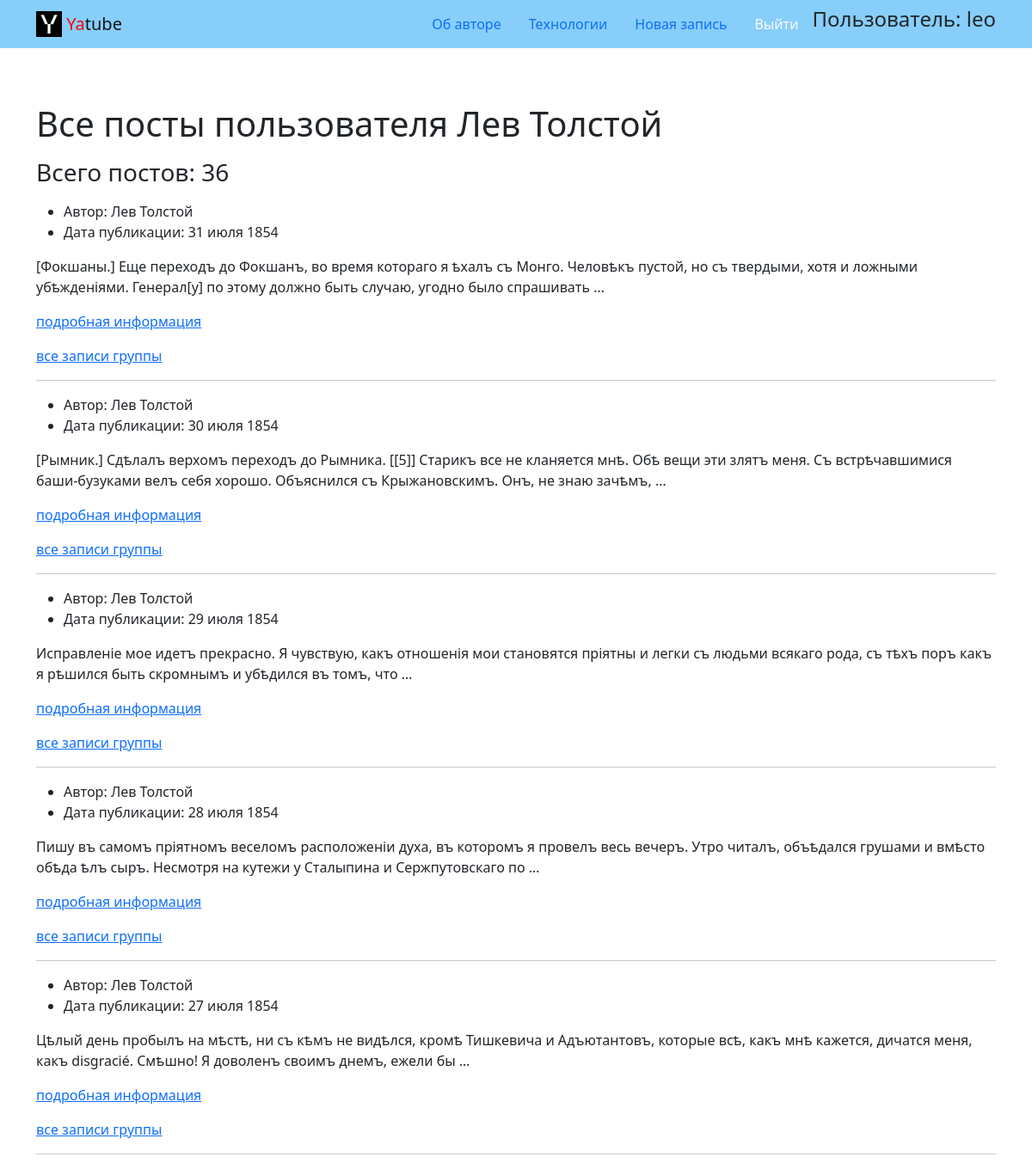
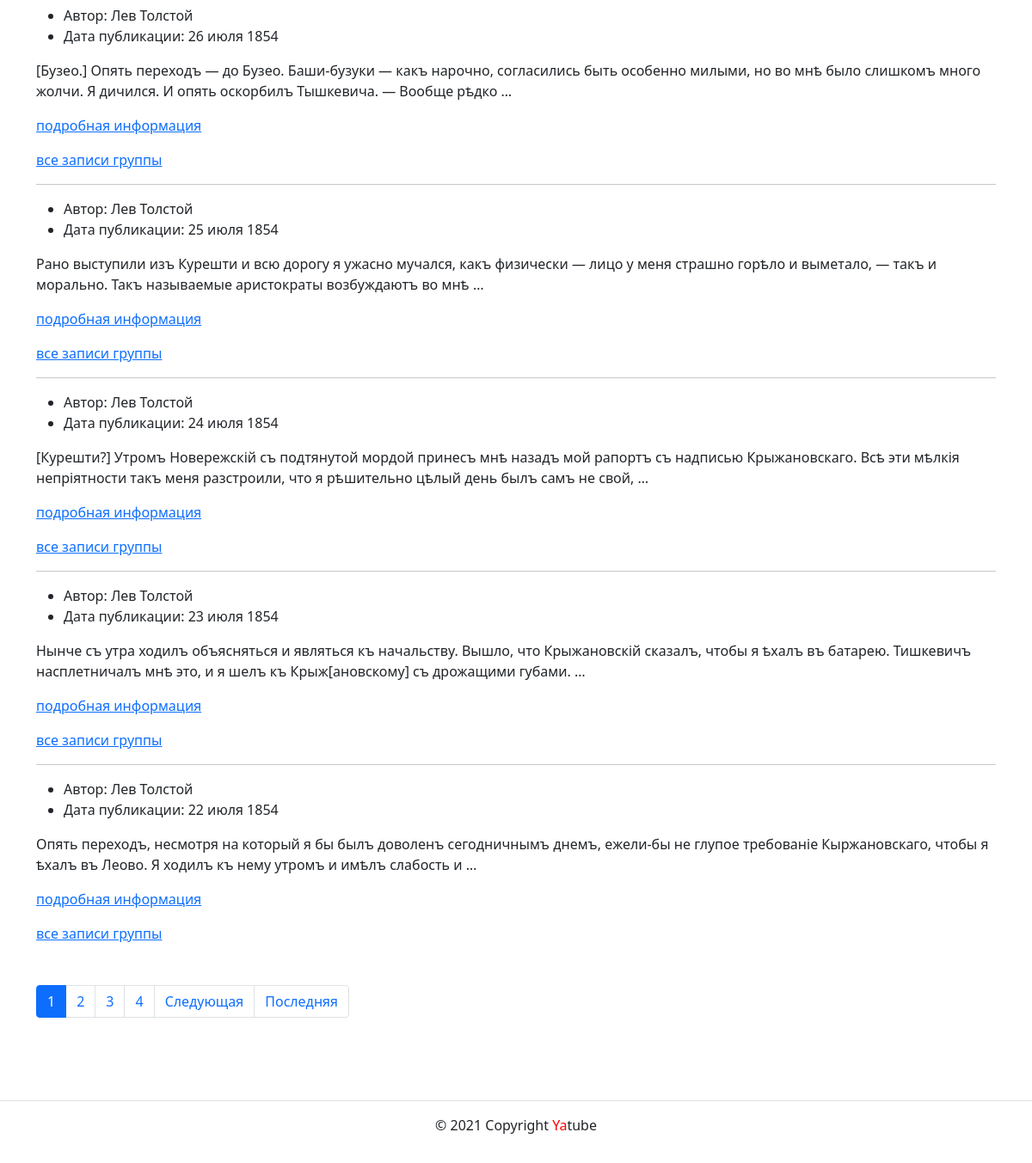
The page /profile/leo/ on the database its author committed (2 pictures, top to bottom).
### posts/models.py (models this page shows, shortened)
class Post(models.Model):
    text = models.TextField(
        verbose_name='Текст поста*', help_text='Текст нового поста'
    )
    pub_date = models.DateTimeField(
        auto_now_add=True, verbose_name='Дата публикации')
    group = models.ForeignKey(
        'Group',
        on_delete=models.SET_NULL,
        blank=True, null=True,
        max_length=255,
        related_name='posts',
        verbose_name='Группа',
        help_text='Группа, к которой будет относиться пост'
    )
    author = models.ForeignKey(
        User,
        on_delete=models.CASCADE,
        related_name='posts',
        verbose_name='Автор'
    )
    class Meta:
        ordering = ['-pub_date']

### posts/views.py (the view)
# urls.py: path('profile/<str:username>/', views.profile, name='profile'),
def profile(request, username):
    user = User.objects.get(username=username)
    posts = Post.objects.filter(author=user)
    paginator = Paginator(posts, settings.PAGE_POST)
    page_number = request.GET.get('page')
    page_obj = paginator.get_page(page_number)
    num_post = Post.objects.filter(author=user).count()
    context = {
        'user': user,
        'page_obj': page_obj,
        'num_post': num_post,
    }
    return render(request, 'posts/profile.html', context)

### core/context_processors/year.py (called while the page is built)
def year(request):
    return {
        'year': datetime.datetime.today().year,
    }

### templates/posts/profile.html (shortened to what this page needs)
{% extends 'base.html' %}
{% block content %}
<p><h1> Все посты пользователя  {{ user.get_full_name }} </h1></p>
<p><h3>Всего постов: {{ num_post }} </h3></p>
{% for post in page_obj %}
  <ul>
    <li>
      Автор: {{ post.author.get_full_name }}
    </li>
    <li>
      Дата публикации: {{ post.pub_date|date:"d E Y" }}
    </li>
  </ul>
  <p>{{ post.text|truncatewords:30}}</p>
  <p class="link-read-post"><a href="{% url 'posts:post_detail' post.pk %}"> подробная информация </a><p>
  {% if post.group  %}
     <a href="{% url 'posts:group_list' post.group.slug %}">все записи группы</a>
  {% endif %}
  {% if not forloop.last %}<hr>{% endif %}
{% endfor %}
{% include 'posts/includes/paginator.html' %}
{% endblock %}

### templates/includes/header.html (shortened to what this page needs)
{% load static %}
<nav class="navbar navbar-light" style="background-color: lightskyblue">
  <div class="container">
    <a class="navbar-brand" href="{% url 'posts:index' %}">
      <img src="{% static 'img/logo.png' %}" width="30" height="30" class="d-inline-block align-top" alt="">
      <span style="color:red">Ya</span>tube
    </a>
    <ul class="nav  nav-pills">
      <li class="nav-item">
        <a class="nav-link" href="{% url 'about:author' %}">
          Об авторе
        </a>
      </li>
      <li class="nav-item">
        <a class="nav-link " href="{% url 'about:tech' %}">
          Технологии
        </a>
      </li>
      {% if user.is_authenticated %}
      <li class="nav-item">
        <a class="nav-link " href="{% url 'posts:create_post' %}">
          Новая запись
        </a>
      </li>
      <li class="nav-item">
        <a class="nav-link link-light" href="{% url 'users:logout' %}">Выйти</a>
      </li>
      <li>
        <h4>Пользователь: {{ user.username }}</h4>
      </li>
      {% endif %}
    </ul>
  </div>
</nav>

### rows shown on the page
Post: author.get_full_name "Лев Толстой", pub_date "31 июля 1854", text "[Фокшаны.] Еще переходъ до Фокшанъ, во время котораго я ѣхалъ съ Монго. Человѣкъ пустой, но съ твердыми, хотя и ложными убѣжденіями. Генерал[у] по этому должно быть случаю, угодно было спрашивать …", shows "все записи группы"
Post: author.get_full_name "Лев Толстой", pub_date "30 июля 1854", text "[Рымник.] Сдѣлалъ верхомъ переходъ до Рымника. [[5]] Старикъ все не кланяется мнѣ. Обѣ вещи эти злятъ меня. Съ встрѣчавшимися баши-бузуками велъ себя хорошо. Объяснился съ Крыжановскимъ. Онъ, не знаю зачѣмъ, …", shows "все записи группы"
Post: author.get_full_name "Лев Толстой", pub_date "29 июля 1854", text "Исправленіе мое идетъ прекрасно. Я чувствую, какъ отношенія мои становятся пріятны и легки съ людьми всякаго рода, съ тѣхъ поръ какъ я рѣшился быть скромнымъ и убѣдился въ томъ, что …", shows "все записи группы"
Post: author.get_full_name "Лев Толстой", pub_date "28 июля 1854", text "Пишу въ самомъ пріятномъ веселомъ расположеніи духа, въ которомъ я провелъ весь вечеръ. Утро читалъ, объѣдался грушами и вмѣсто обѣда ѣлъ сыръ. Несмотря на кутежи у Сталыпина и Сержпутовскаго по …", shows "все записи группы"
Post: author.get_full_name "Лев Толстой", pub_date "27 июля 1854", text "Цѣлый день пробылъ на мѣстѣ, ни съ кѣмъ не видѣлся, кромѣ Тишкевича и Адъютантовъ, которые всѣ, какъ мнѣ кажется, дичатся меня, какъ disgracié. Смѣшно! Я доволенъ своимъ днемъ, ежели бы …", shows "все записи группы"
Post: author.get_full_name "Лев Толстой", pub_date "26 июля 1854", text "[Бузео.] Опять переходъ — до Бузео. Баши-бузуки — какъ нарочно, согласились быть особенно милыми, но во мнѣ было слишкомъ много жолчи. Я дичился. И опять оскорбилъ Тышкевича. — Вообще рѣдко …", shows "все записи группы"
Post: author.get_full_name "Лев Толстой", pub_date "25 июля 1854", text "Рано выступили изъ Курешти и всю дорогу я ужасно мучался, какъ физически — лицо у меня страшно горѣло и выметало, — такъ и морально. Такъ называемые аристократы возбуждаютъ во мнѣ …", shows "все записи группы"
Post: author.get_full_name "Лев Толстой", pub_date "24 июля 1854", text "[Курешти?] Утромъ Новережскій съ подтянутой мордой принесъ мнѣ назадъ мой рапортъ съ надписью Крыжановскаго. Всѣ эти мѣлкія непріятности такъ меня разстроили, что я рѣшительно цѣлый день былъ самъ не свой, …", shows "все записи группы"
Post: author.get_full_name "Лев Толстой", pub_date "23 июля 1854", text "Нынче съ утра ходилъ объясняться и являться къ начальству. Вышло, что Крыжановскій сказалъ, чтобы я ѣхалъ въ батарею. Тишкевичъ насплетничалъ мнѣ это, и я шелъ къ Крыж[ановскому] съ дрожащими губами. …", shows "все записи группы"
Post: author.get_full_name "Лев Толстой", pub_date "22 июля 1854", text "Опять переходъ, несмотря на который я бы былъ доволенъ сегодничнымъ днемъ, ежели-бы не глупое требованіе Кыржановскаго, чтобы я ѣхалъ въ Леово. Я ходилъ къ нему утромъ и имѣлъ слабость и …", shows "все записи группы"

### other values the page prints
{{ user.username }} "leo"
{{ user.get_full_name }} "Лев Толстой"
{{ num_post }} "36"
{{ i }} "1"
{{ i }} "2" "3" "4"
